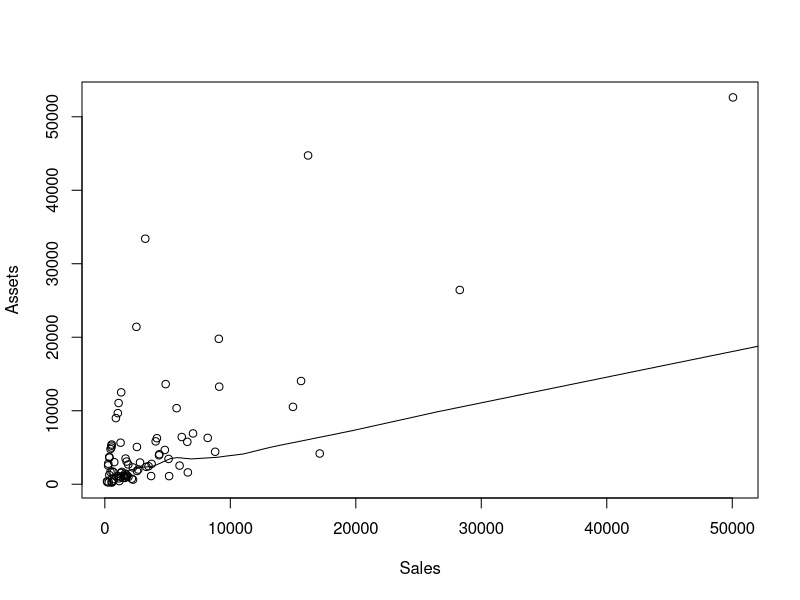
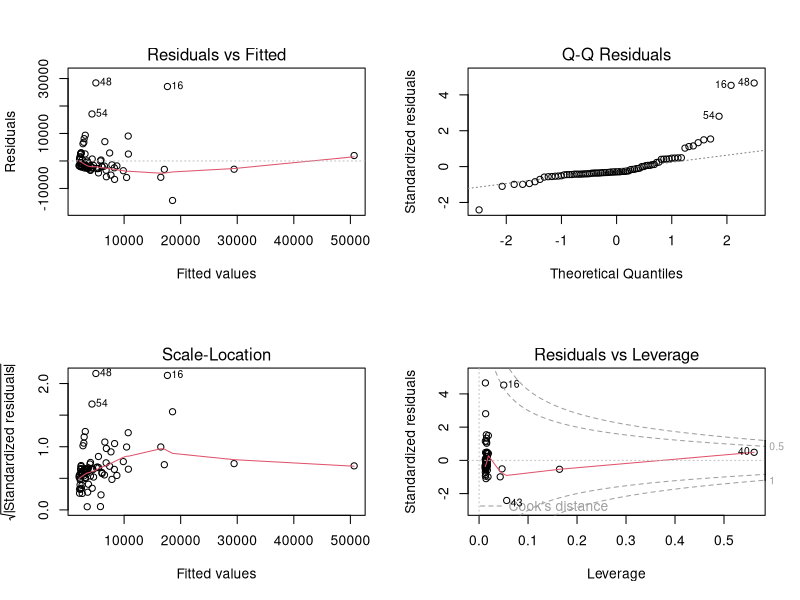
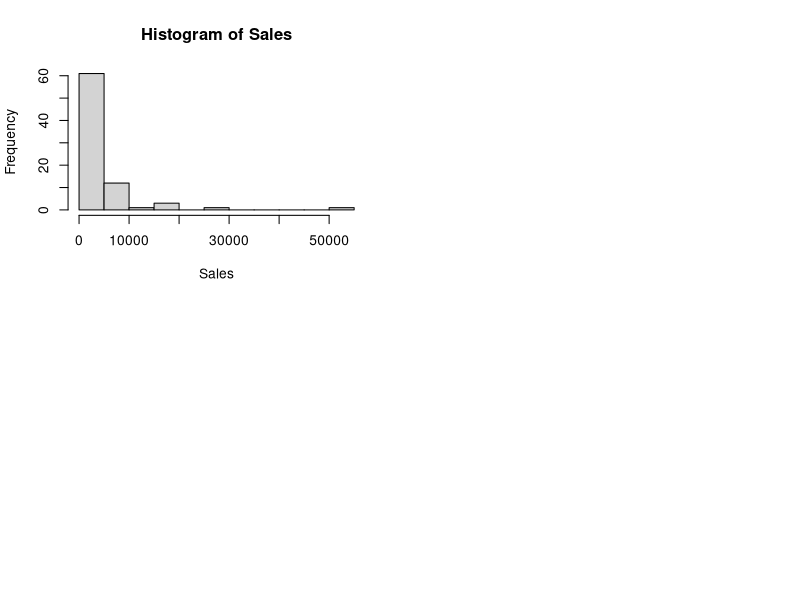
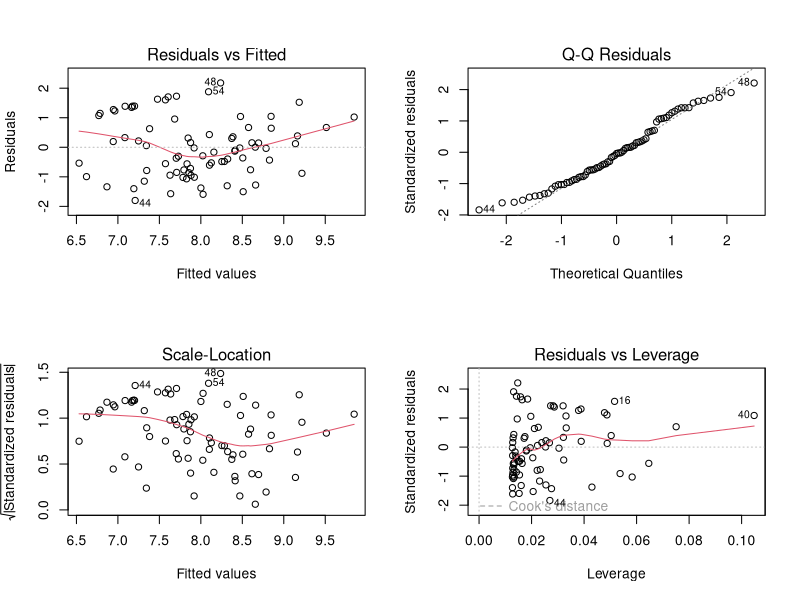
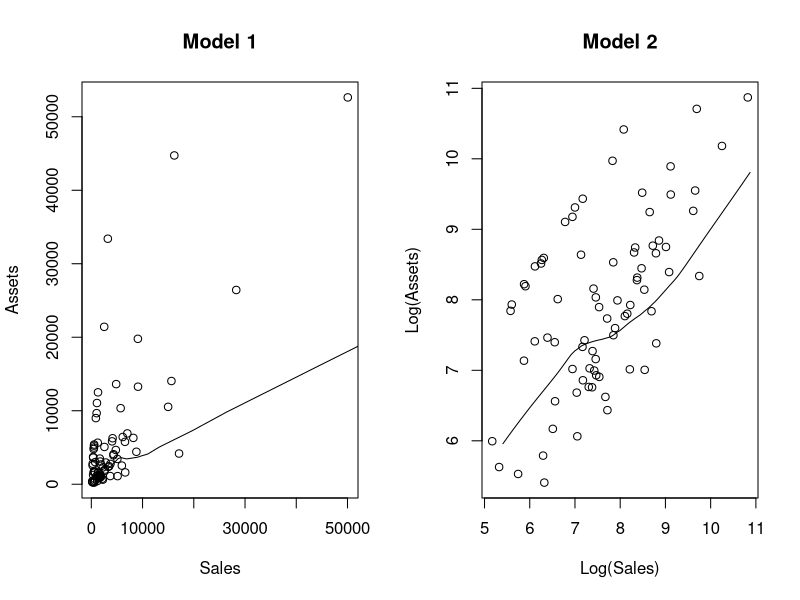
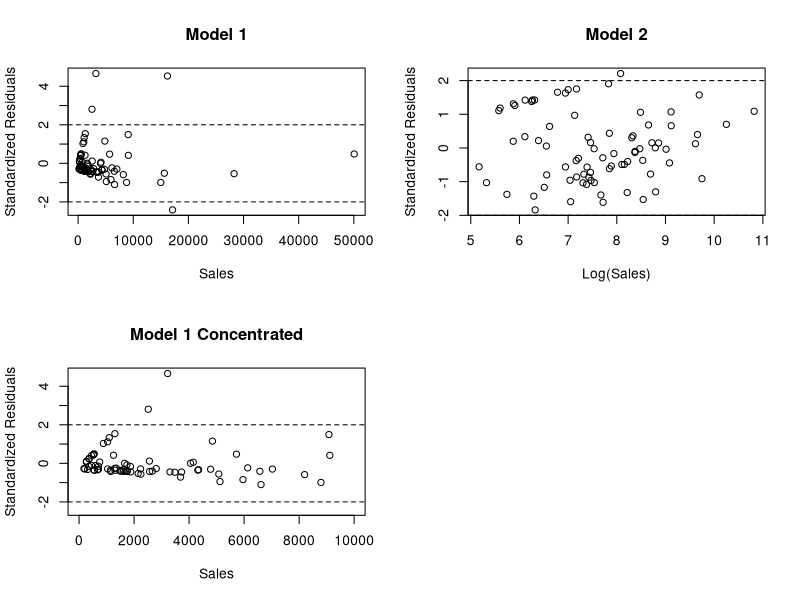
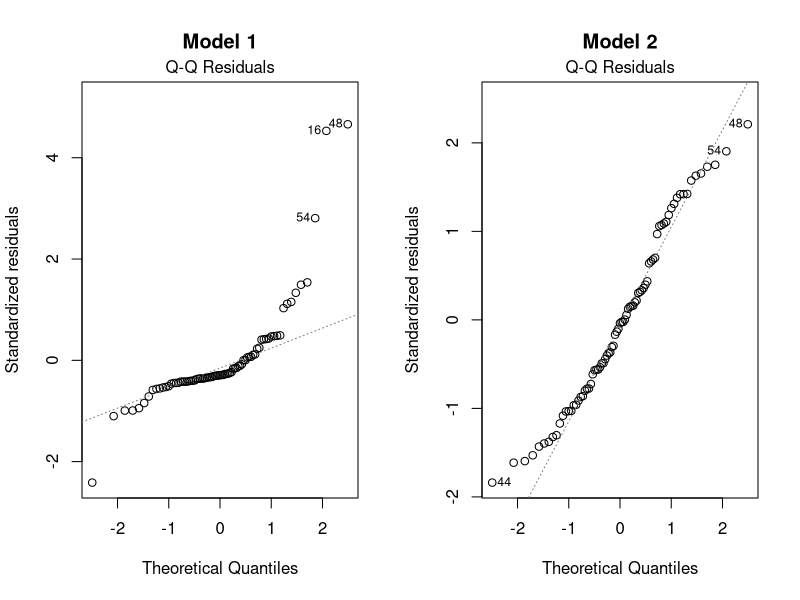
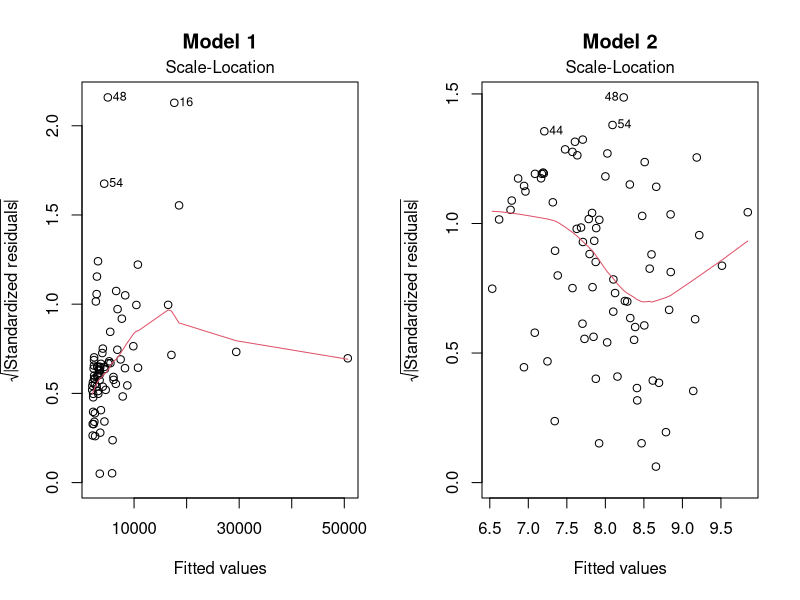

Reproduce these figures in R, in order.
## ---- chunk 1
company <- read.csv("company.csv")
attach(company)
## ---- chunk 2
plot(x = Sales, y = Assets)
lines(lowess(Assets, Sales))
## ---- chunk 3
fit_1 <- lm(Assets ~ Sales)
par(mfrow = c(2,2))
plot(fit_1)
## ---- chunk 4
hist(Sales)
## ---- chunk 5
library(car)
summary(powerTransform(Sales))
## ---- chunk 6
log_sales <- log(Sales)
## ---- chunk 7
fit_2 <- lm(Assets ~ log_sales)
summary(powerTransform(fit_2))
## ---- chunk 8
log_assets <- log(Assets)
## ---- chunk 9
fit_3 <- lm(log_assets ~ log_sales)
par(mfrow = c(2,2))
plot(fit_3)
## ---- chunk 10
par(mfrow = c(1,2))

plot(x = Sales, y = Assets, main = "Model 1")
lines(lowess(Assets, Sales))

plot(log_sales, log_assets, xlab = "Log(Sales)",ylab = "Log(Assets)", main = "Model 2")
lines(lowess(log_assets, log_sales))
## ---- chunk 11
par(mfrow = c(2,2))
StanRes1 <- rstandard(fit_1)
plot(x = Sales, y = StanRes1, xlab = "Sales", ylab = "Standardized Residuals", main= "Model 1")
abline(h=2,lty=2)
abline(h=-2,lty=2)

StanRes2 <- rstandard(fit_3)
plot(x = log_sales, y = StanRes2, xlab = "Log(Sales)", ylab = "Standardized Residuals", main = "Model 2")
abline(h=2,lty=2)
abline(h=-2,lty=2)

plot(x = Sales, y = StanRes1, xlab = "Sales", ylab = "Standardized Residuals", main= "Model 1 Concentrated", xlim = c(0,10000))
abline(h=2,lty=2)
abline(h=-2,lty=2)

## ---- chunk 12
par(mfrow = c(1,2))
plot(fit_1, which = 2, main = "Model 1")
plot(fit_3, which = 2, main = "Model 2")
## ---- chunk 13
par(mfrow = c(1,2))
plot(fit_1, which = 3, main = "Model 1")
plot(fit_3, which = 3, main = "Model 2")
## ---- chunk 14
summary(fit_3)
